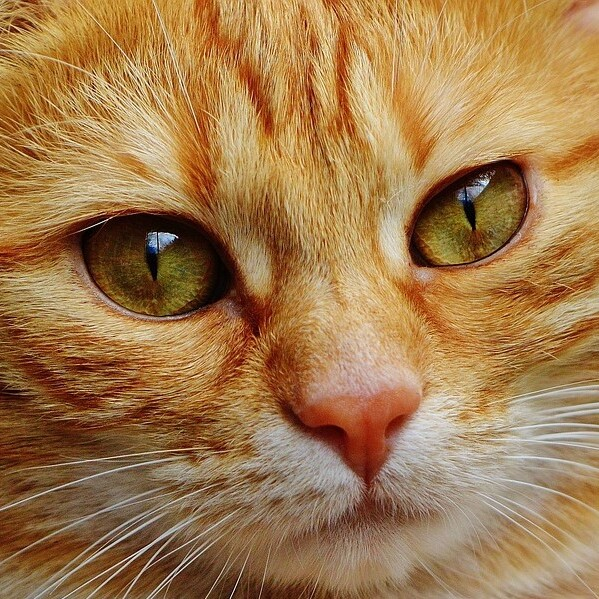
#> input picture assets/cat.jpg, 599 x 599 px, found by its file name
$ python 'walsh hadamard mask simulation.py'
#> lines starting #> are read from the running program, lines starting #| are printed output that depends on the picture
import matplotlib.pyplot as plt
import numpy as np
import cv2
from tqdm.auto import tqdm
import datetime

path = r'E:\1. Documente Facultate\_Master SIVA Anul 1, SEM 2\ImCom\single_pixel_camera'


def img_write(input_img, name):
    # Convert the image array to a binary image (0 or 255)
    input_img = np.where(input_img == 1, 255, 0)
    input_img = input_img.astype("uint8")
    cv2.imwrite(path + "/results/results-walsh-hadamard/" + name + ".jpg", input_img)


def make_hadamard(shape):
    # Check if the shape is a power of 2
    n = np.log(shape) / np.log(2)
    if 2 ** n == shape:
        print("making hadamard")
    else:
        print("error")
        return None, None

    hadamard_shape = [2 ** i for i in range(int(n) + 1)]
    print("hadamard shape\n{}".format(hadamard_shape))

    hadamard = np.array([1])
    hadamard_matrix = {1: hadamard}
    iteration = len(hadamard_shape) - 1
    for i in range(iteration):
        hadamard = np.hstack((hadamard, hadamard))
        hadamard = np.vstack((hadamard, hadamard))
        # Invert the values in the last (2,2) block for a (4,4) hadamard matrix
        reverse_range = -hadamard_shape[i]
        hadamard[reverse_range:, reverse_range:] = hadamard[reverse_range:, reverse_range:] * -1
        hadamard_matrix[hadamard_shape[i + 1]] = hadamard

    return hadamard_matrix


def change_count(shape, hadamard_matrix):
    encode = hadamard_matrix[shape]
    zero_crossing = np.zeros(shape)
    for h in range(shape):
        for w in range(shape - 1):
            if encode[h][w] != encode[h][w + 1]:
                zero_crossing[h] += 1
    return zero_crossing


def make_walsh_hadamard(shape, hadamard_matrix, zero_crossing):
    walsh_hadamard = hadamard_matrix[shape].copy()
    encode = hadamard_matrix[shape]

    # Sort the indexes based on the number of zero crossings in ascending order
    indexes = np.argsort(zero_crossing)

    for i, index in enumerate(indexes):
        walsh_hadamard[i] = encode[index]

    return walsh_hadamard


def RMSE(img1, img2):
    n = len(img1)
    dif = img1 - img2
    dif2 = dif ** 2
    rmse = np.sqrt(np.sum(dif2) / n)
    return rmse


def simulation(img_array, walsh_hadamard, height, width):
    errors = []
    re_imges = {}
    zero_error_iteration = None
    for i in tqdm(range(height * width)):
        tank = walsh_hadamard[0:i + 1, :]
        # print("tank", tank.shape)

        # Calculate the pseudoinverse of the tank matrix
        mask_inv = np.linalg.pinv(tank)
        # print("mask_inv", mask_inv.shape)

        # Perform matrix multiplication between tank and img_array
        output_array = np.dot(tank, img_array)
        # print("output_array", output_array.shape)

        # Reconstruct the image using the pseudoinverse
        reconstruct = np.dot(mask_inv, output_array)
        # print("reconstruct", reconstruct.shape)

        # Reshape the reconstructed image and convert it to uint8
        reimg = reconstruct.reshape(height, width).astype("uint8")

        # Save the reconstructed image to disk
        if i % 10 == 0 or i + 1 == len(range(height * width)):
            cv2.imwrite(path + "/results/results-walsh-hadamard/reconstruct_{}.jpg".format(i), reimg)

        # Store the reconstructed image in the dictionary
        re_imges[i + 1] = reimg

        # Calculate the error between the original image and the reconstructed image
        error = RMSE(img_array, reconstruct)
        errors.append(error)

        if errors[i] < 0.0001 and zero_error_iteration is None:
            zero_error_iteration = i + 1
        # print(i)

    print('Iteration number', len(errors))
    if zero_error_iteration is not None:
        print("Error 0 for", zero_error_iteration)
    else:
        print("Error is ", min(errors))

    return errors, re_imges


def error_plot(errors):
    plt.ylabel("RMSE", fontsize=15)
    plt.xlabel("iteration number", fontsize=15)
    plt.ylim(0, max(errors) + 10)
    plt.plot(np.arange(1, len(errors) + 1), errors)
    plt.savefig(path + '/results/results-walsh-hadamard/errors.jpg')


def main():
    start = datetime.datetime.now()

    img = cv2.imread(path + '/assets/cat.jpg', 0)
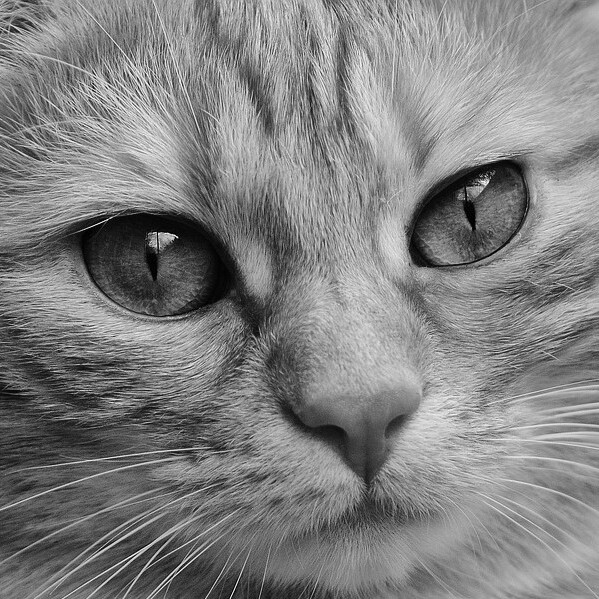
#> img: shape (599, 599); min 0, max 255, mean 128.9
    img = cv2.resize(img, [8,8])
    cv2.imwrite(path + "/results/results-walsh-hadamard/resize.jpg", img)

    print(img.shape)
#| (8, 8)
    height, width = img.shape[:2]
#> height = 8; width = 8
    print("height: {}\nwidth: {}".format(height, width))
#| height: 8
#| width: 8

    shape = height * width
#> shape = 64
    img_array = img.reshape(height * width, 1)
#> img_array = 64 values, max 201 at index 14, min 33 at index 25, mean 126.7
    img_write(img_array, 'img_array')
#> in img_write, `input_img = np.where(input_img == 1, 255, 0)`: input_img = 64 values from 0 to 0
    print(img_array.shape)
#| (64, 1)

    # Create Hadamard matrix
    hadamard_matrix = make_hadamard(shape)
#| hadamard shape
#| [1, 2, 4, 8, 16, 32, 64]
#> after the loop in make_hadamard, `for i in range(iteration):`:
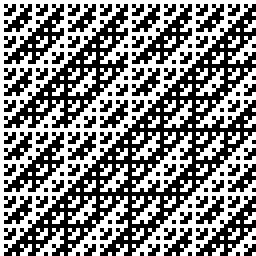
#> hadamard: shape (64, 64) int64 (shown 4 times larger); values -1 (black) and 1 (white), 50.8% white; black in thin lines or dots
    img_write(hadamard_matrix, 'hadamard_matrix')

    # Count zero crossings for each row
    zero_crossing = change_count(shape, hadamard_matrix)
    print(len(zero_crossing))
#| 64

    # Create Walsh-Hadamard matrix
    walsh_hadamard = make_walsh_hadamard(shape, hadamard_matrix, zero_crossing)
#> after the loop in make_walsh_hadamard, `for i, index in enumerate(indexes):`:
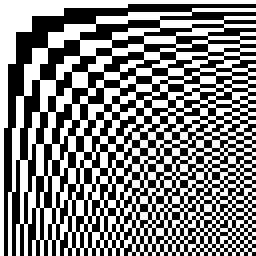
#> walsh_hadamard: shape (64, 64) int64 (shown 4 times larger); values -1 (black) and 1 (white), 50.8% white; black in thin lines or dots

    name = "walsh_hadamard" + str(shape)
#> name = 'walsh_hadamard64'
    img_write(walsh_hadamard, name)

    errors, re_imges = simulation(img_array, walsh_hadamard, height, width)
#> the loop in simulation, `for i in tqdm(range(height * width)):` made 64 passes
#> (rmse in RMSE, error) on passes 13 to 24: (34.46, 34.46), (34.23, 34.23), (33.96, 33.96), (30.26, 30.26), (30.13, 30.13), (29.56, 29.56), (28.45, 28.45), (28.26, 28.26), (28.05, 28.05), (27.81, 27.81), (27.39, 27.39), (26.55, 26.55)
#> (output_array, rmse in RMSE, error) on passes 1 to 6: ([8106], 38.14, 38.14), ([8106, 502], 37.33, 37.33), ([8106, 502, 374], 36.87, 36.87), ([8106, 502, 374, 418], 36.28, 36.28), ([8106, 502, 374, 418, -350], 35.87, 35.87), ([8106, 502, 374, 418, -350, -258], 35.64, 35.64)
#> after the loop in simulation, `for i in tqdm(range(height * width)):`: errors = 64 values, max 38.14 at index 0, min 1.48e-13 at index 63, mean 23.8; re_imges = 64 items; zero_error_iteration = 64
#| Iteration number 64
#| Error 0 for 64
#> re_imges = 64 items
    print('Total time: ', (datetime.datetime.now() - start).total_seconds(), 's')

    error_plot(errors)
#> in error_plot, `plt.savefig(path + '/results/results-walsh-hadamard/errors.jpg')`:
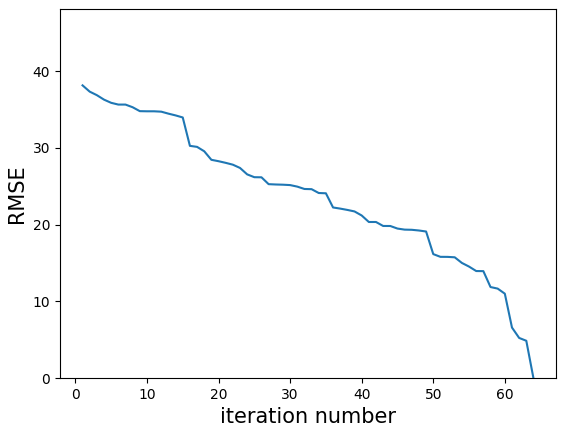
#> figure drawn by matplotlib, 1 panel; curve peaks at x = 1, y = 38.14


if __name__ == "__main__":
    main()

$ run again, with assets/abstract.jpg copied over assets/cat.jpg
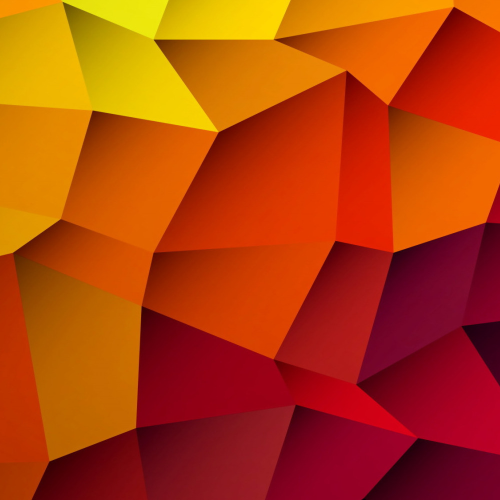
#> input picture assets/abstract.jpg, 1000 x 1000 px, found by its file name (shown at 1/2 size)
#> in main, `img = cv2.imread(path + '/assets/cat.jpg', 0)`:
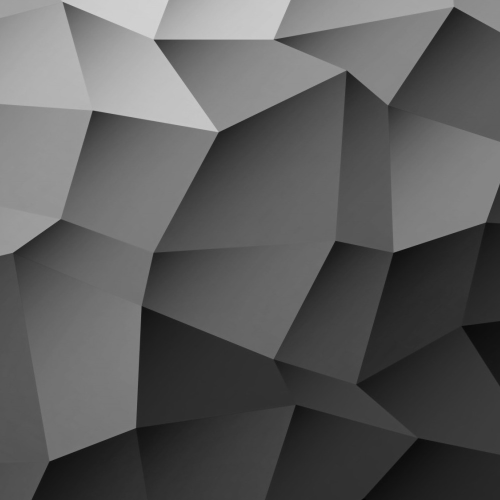
#> img: shape (1000, 1000) (shown at 1/2 size); min 2, max 215, mean 92.5
#| (8, 8)
#| height: 8
#| width: 8
#> img_array = 64 values, max 206 at index 2, min 18 at index 62, mean 92.19
#> input_img = 64 values from 0 to 0
#| (64, 1)
#| hadamard shape
#| [1, 2, 4, 8, 16, 32, 64]
#| 64
#> the loop in simulation, `for i in tqdm(range(height * width)):` made 64 passes
#> (rmse in RMSE, error) on passes 12 to 19: (31.48, 31.48), (30.57, 30.57), (29.38, 29.38), (28.92, 28.92), (25.22, 25.22), (25.08, 25.08), (25.06, 25.06), (24.15, 24.15)
#> after the loop in simulation, `for i in tqdm(range(height * width)):`: errors = 64 values, max 45.7 at index 0, min 1.09e-13 at index 63, mean 19.9; re_imges = 64 items; zero_error_iteration = 64
#| Iteration number 64
#| Error 0 for 64
#> in main, `errors, re_imges = simulation(img_array, walsh_hadamard, height, width)`: re_imges = 64 items
#> in error_plot, `plt.savefig(path + '/results/results-walsh-hadamard/errors.jpg')`:
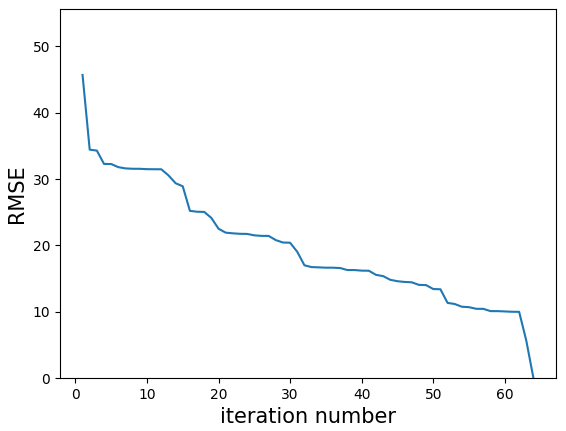
#> figure drawn by matplotlib, 1 panel; curve peaks at x = 1, y = 45.7
